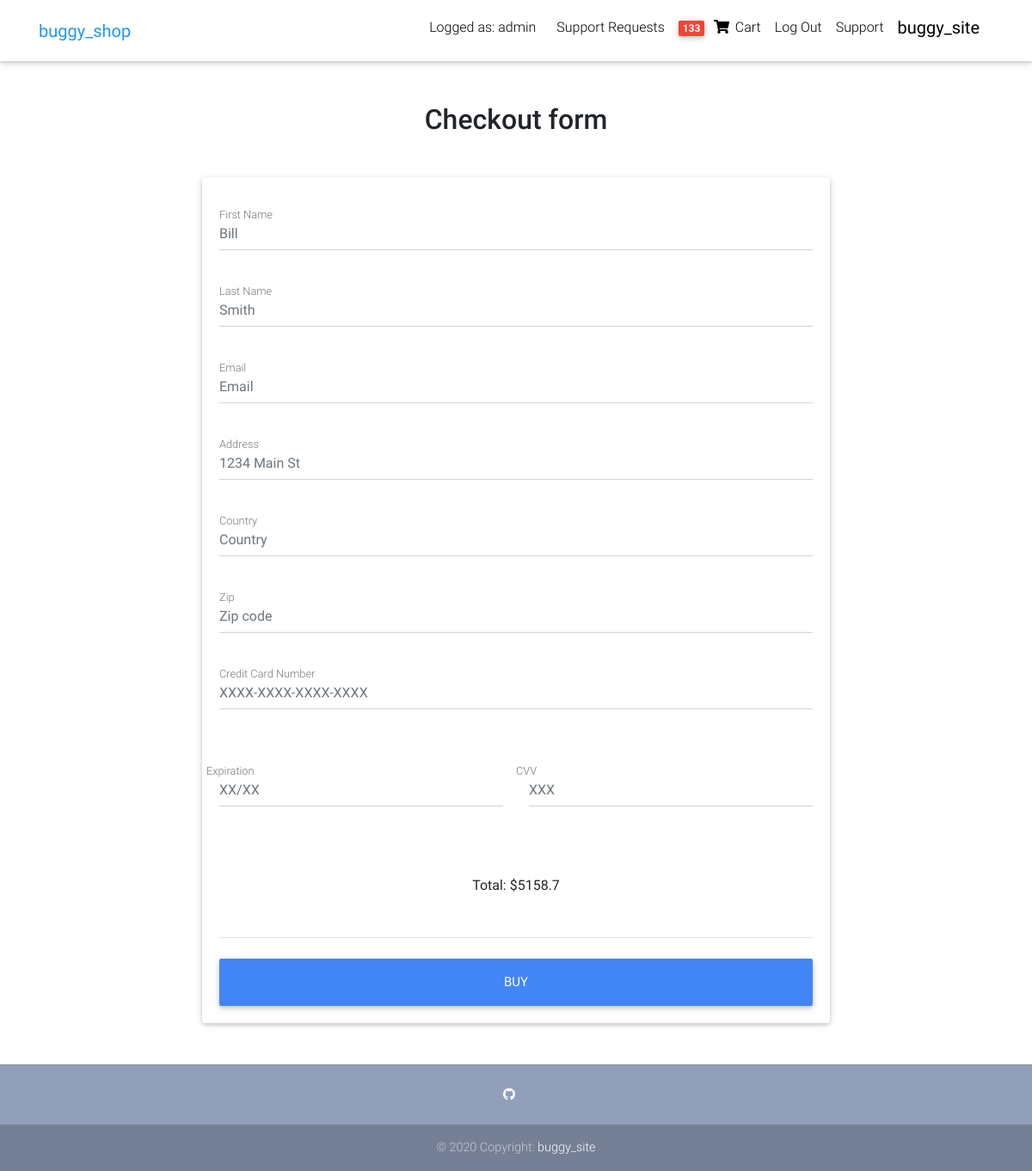
/checkout/ (signed in), run on an earlier commit of the app's database.
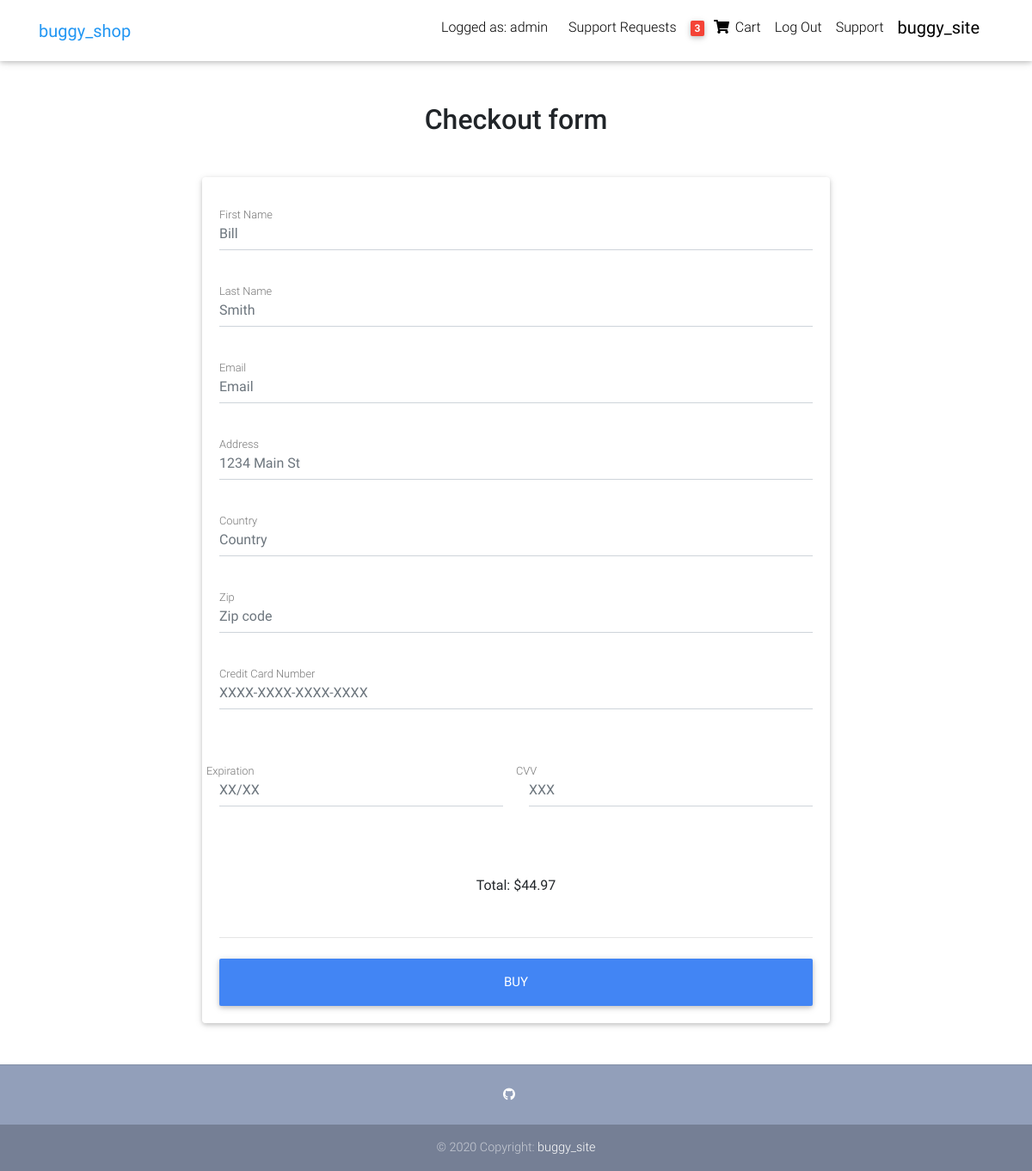
And on a later commit of the database.
### pages/models.py (models this page shows, shortened)
class OrderItem(models.Model):
	user = models.ForeignKey(settings.AUTH_USER_MODEL, on_delete=models.CASCADE)
	ordered = models.BooleanField(default=False)
	item = models.ForeignKey(Item, on_delete=models.CASCADE)
	quantity = models.IntegerField(default=1)
	def get_total_item_price(self):
		return round(self.quantity * self.item.price,2)
	def get_final_price(self):
		return self.get_total_item_price()

class Order(models.Model):
	user = models.ForeignKey(settings.AUTH_USER_MODEL, on_delete=models.CASCADE)
	items = models.ManyToManyField(OrderItem)
	start_date = models.DateTimeField(auto_now_add=True)
	ordered_date = models.DateTimeField()
	ordered = models.BooleanField(default=False)
	billing_address=models.ForeignKey('BillingAddress', on_delete=models.SET_NULL, blank=True, null=True)
	def get_total_price(self):
		total=0
		for order_item in self.items.all():
			total += order_item.get_final_price()
		return round(total,2)

class Item(models.Model):
	title = models.CharField(max_length=100)
	price = models.FloatField()
	slug = models.SlugField()
	description = models.TextField()
	image = models.ImageField()

### pages/views.py (the view, shortened to what this page needs)
# urls.py: path('checkout/', CheckoutView.as_view(), name='checkout'),
class CheckoutView(LoginRequiredMixin,View):
    def get(self, *args, **kwargs):
        form = CheckoutForm()
        order_qs = Order.objects.filter(user=self.request.user, ordered=False)
        if order_qs.exists():
            order = Order.objects.get(user=self.request.user, ordered=False)
            context = {
				'form':form,
				'object': order
            }
            return render(self.request, "checkout-page.html", context)
        else:
            messages.warning(self.request, "You do not have an active order")
            return redirect('/shop/')

### pages/forms.py
class CheckoutForm(forms.Form):
    shipping_address = forms.CharField(required=False)
    first_name = forms.CharField(required=False)
    last_name = forms.CharField(required=False)
    email = forms.CharField(required=False)
    expiration = forms.CharField(required=False)
    cvv = forms.CharField(required=False)
    number = forms.CharField(required=False)
    shipping_country = forms.CharField(required=False)
    shipping_zip = forms.CharField(required=False)

### pages/templatetags/cart_template_tags.py (called while the page is built)
@register.filter
def cart_item_count(user):
	if user.is_authenticated:
		total=0
		qs = OrderItem.objects.filter(user=user, ordered=False)
		for order_item in qs:
			total += order_item.quantity
		return total
	return 0

### templates/checkout-page.html (shortened to what this page needs)
{% extends "base.html" %}
{% load crispy_forms_tags %}
{% block content %}
  <main>
    <div class="container wow fadeIn">
      <h2 class="my-5 h2 text-center ">Checkout form</h2>
        <div class="row d-flex justify-content-center">
          <div class="col-md-8 mb-4">
            <div class="card">
              <form method="POST" class="card-body">
                <div class='hideable_shipping_form'>
                  <div class="md-form mb-5">
                    <input type='text' placeholder='Bill' id='first_name' name='first_name'
                      class='form-control' required="" />
                    <label for="first_name" class="">First Name</label>
                  </div>
                  <div class="md-form mb-5">
                    <input type='text' placeholder='Smith' id='last_name' name='last_name'
                      class='form-control' required=""/>
                    <label for="last_name" class="">Last Name</label>
                  </div>
                  <div class="md-form mb-5">
                    <input type='text' placeholder='Email' id='email' name='email'
                      class='form-control' required=""/>
                    <label for="email" class="">Email</label>
                  </div>
                  <div class="md-form mb-5">
                    <input type='text' placeholder='1234 Main St' id='shipping_address'
                      name='shipping_address' class='form-control' required=""/>
                    <label for="shipping_address" class="">Address</label>
                  </div>
                  <div class="md-form mb-5">
                      <label for="country">Country</label>
                      <input type='text' placeholder='Country' id='shipping_country'
                        name='shipping_country'class='form-control' required=""/>
                  </div>
                  <div class="md-form mb-5">
                      <label for="shipping_zip">Zip</label>
                      <input type='text' placeholder='Zip code' id='shipping_zip' name='shipping_zip'
                        class='form-control' required=""/>
                  </div>
                  <div class="md-form mb-5">
                    <input type='text' placeholder='XXXX-XXXX-XXXX-XXXX' id='number' name='number'
                      class='form-control' required=""/>
                    <label for="number" class="">Credit Card Number</label>
                  </div>
                  <div class="row">
                    <div class="col-lg-6 col-md-12 md-form mb-5">
                      <input type='text' placeholder='XX/XX' id='expiration' name='expiration'
                        class='form-control' required=""/>
                      <label for="expiration" class="">Expiration</label>
                    </div>
                    <div class="col-lg-6 col-md-12 md-form mb-5">
                      <input type='text' placeholder='XXX' id='cvv' name='cvv' class='form-control'
                        required=""/>
                      <label for="cvv" class="">CVV</label>
                    </div>
                  </div>
                  <div class="md-form mb-5 d-flex justify-content-center">
                    Total: ${{ object.get_total_price }}
                  </div>
                  <hr class="mb-4">
                  <button class="btn btn-primary btn-lg btn-block" name="pdf" type="submit">BUY</button>
                </div>
              </form>
            </div>
          </div>
        </div>
    </div>
</main>
{% endblock content %}

### templates/navbar.html (shortened to what this page needs)
{% load cart_template_tags %}
<nav class="navbar fixed-top navbar-expand-lg navbar-light white scrolling-navbar">
  <div class="container">
    <a class="navbar-brand waves-effect" href="/shop/">
      <strong class="blue-text">buggy_shop</strong>
    </a>
    <div class="collapse navbar-collapse" id="navbarSupportedContent">
      <ul class="navbar-nav nav-flex-icons">
        {% if user.is_authenticated %}
        <li class="nav-item">
          <div class="nav-link">
            <span class="clearfix d-none d-sm-inline-block mr-2"> Logged as: {{request.user.username}} </span>
          </div>
        </li>
        {% if user.is_superuser %}
        <li class="nav-item">
          <a class="nav-link waves-effect" href="{% url 'support_requests' %}">
            <span class="clearfix d-none d-sm-inline-block"> Support Requests </span>
          </a>
        </li>
        {% endif %}
        <li class="nav-item">
          <a href="{% url 'order-summary' %}"class="nav-link waves-effect">
            <span class="badge red z-depth-1 mr-1"> {{ request.user|cart_item_count }} </span>
            <i class="fas fa-shopping-cart"></i>
            <span class="clearfix d-none d-sm-inline-block"> Cart </span>
          </a>
        </li>
        <li class="nav-item">
          <a class="nav-link waves-effect" href="{% url 'account_logout' %}">
            <span class="clearfix d-none d-sm-inline-block"> Log Out </span>
          </a>
        </li>
        <li class="nav-item">
          <a class="nav-link waves-effect" href="/support">
            <span class="clearfix d-none d-sm-inline-block"> Support </span>
          </a>
        </li>
        {% endif %}
        <li>
          <a class="navbar-brand waves-effect" href="/">
            <strong class="black-text ml-2">buggy_site</strong>
          </a>
        </li>
      </ul>
    </div>
  </div>
</nav>

What changed in the data, as far as the page shows it:
changed through a linked row, Order: get_total_price "5158.7" → "44.97"
Also different on the page:
{{ request.user|cart_item_count }}: "133" → "3"
